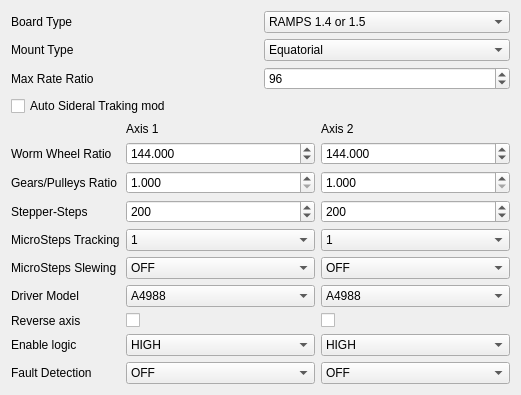
        <widget class="QWidget" name="general_tab">
         <attribute name="title">
          <string>General</string>
         </attribute>
         <layout class="QVBoxLayout" name="verticalLayout_6">
          <item>
           <layout class="QHBoxLayout" name="horizontalLayout_2">
            <item>
             <widget class="QLabel" name="label_8">
              <property name="text">
               <string>Board Type</string>
              </property>
             </widget>
            </item>
            <item>
             <widget class="QComboBox" name="board_combo">
              <item>
               <property name="text">
                <string>RAMPS 1.4 or 1.5</string>
               </property>
              </item>
              <item>
               <property name="text">
                <string>MiniPCB (2 axis)</string>
               </property>
              </item>
              <item>
               <property name="text">
                <string>MaxPCB (4 axis)</string>
               </property>
              </item>
              <item>
               <property name="text">
                <string>STM32F1</string>
               </property>
              </item>
              <item>
               <property name="text">
                <string>TivaC</string>
               </property>
              </item>
              <item>
               <property name="text">
                <string>Classic</string>
               </property>
              </item>
              <item>
               <property name="text">
                <string>Mega2560 Alternate</string>
               </property>
              </item>
              <item>
               <property name="text">
                <string>Custom</string>
               </property>
              </item>
             </widget>
            </item>
           </layout>
          </item>
          <item>
           <layout class="QHBoxLayout" name="horizontalLayout">
            <item>
             <widget class="QLabel" name="label_7">
              <property name="text">
               <string>Mount Type</string>
              </property>
             </widget>
            </item>
            <item>
             <widget class="QComboBox" name="mount_combo">
              <item>
               <property name="text">
                <string>Equatorial</string>
               </property>
              </item>
              <item>
               <property name="text">
                <string>Alt-Azimuth</string>
               </property>
              </item>
              <item>
               <property name="text">
                <string>Fork</string>
               </property>
              </item>
             </widget>
            </item>
           </layout>
          </item>
          <item>
           <layout class="QHBoxLayout" name="horizontalLayout_3">
            <item>
             <widget class="QLabel" name="label_10">
              <property name="text">
               <string>Max Rate Ratio</string>
              </property>
             </widget>
            </item>
            <item>
             <widget class="QSpinBox" name="maxrate_spin">
              <property name="maximum">
               <number>256</number>
              </property>
              <property name="value">
               <number>96</number>
              </property>
             </widget>
            </item>
           </layout>
          </item>
          <item>
           <layout class="QHBoxLayout" name="horizontalLayout_5">
            <item>
             <widget class="QCheckBox" name="auto_sid_tracking_checkBox">
              <property name="text">
               <string>Auto Sideral Traking mod</string>
              </property>
             </widget>
            </item>
           </layout>
          </item>
          <item>
           <layout class="QGridLayout" name="gridLayout">
            <item row="5" column="2">
             <widget class="QComboBox" name="axis2_mod_combo">
              <item>
               <property name="text">
                <string>OFF</string>
               </property>
              </item>
              <item>
               <property name="text">
                <string>1</string>
               </property>
              </item>
              <item>
               <property name="text">
                <string>2</string>
               </property>
              </item>
              <item>
               <property name="text">
                <string>4</string>
               </property>
              </item>
              <item>
               <property name="text">
                <string>8</string>
               </property>
              </item>
              <item>
               <property name="text">
                <string>16</string>
               </property>
              </item>
              <item>
               <property name="text">
                <string>32</string>
               </property>
              </item>
              <item>
               <property name="text">
                <string>64</string>
               </property>
              </item>
              <item>
               <property name="text">
                <string>128</string>
               </property>
              </item>
              <item>
               <property name="text">
                <string>256</string>
               </property>
              </item>
             </widget>
            </item>
            <item row="1" column="0">
             <widget class="QLabel" name="label_3">
              <property name="text">
               <string>Worm Wheel Ratio</string>
              </property>
             </widget>
            </item>
            <item row="5" column="1">
             <widget class="QComboBox" name="axis1_mod_combo">
              <item>
               <property name="text">
                <string>OFF</string>
               </property>
              </item>
              <item>
               <property name="text">
                <string>1</string>
               </property>
              </item>
              <item>
               <property name="text">
                <string>2</string>
               </property>
              </item>
              <item>
               <property name="text">
                <string>4</string>
               </property>
              </item>
              <item>
               <property name="text">
                <string>8</string>
               </property>
              </item>
              <item>
               <property name="text">
                <string>16</string>
               </property>
              </item>
              <item>
               <property name="text">
                <string>32</string>
               </property>
              </item>
              <item>
               <property name="text">
                <string>64</string>
               </property>
              </item>
              <item>
               <property name="text">
                <string>128</string>
               </property>
              </item>
              <item>
               <property name="text">
                <string>256</string>
               </property>
              </item>
             </widget>
            </item>
            <item row="6" column="1">
             <widget class="QComboBox" name="axis1_driver_combo">
              <item>
               <property name="text">
                <string>A4988</string>
               </property>
              </item>
              <item>
               <property name="text">
                <string>DRV8825</string>
               </property>
              </item>
              <item>
               <property name="text">
                <string>LV8729 or RAPS128</string>
               </property>
              </item>
              <item>
               <property name="text">
                <string>TMC2208</string>
               </property>
              </item>
              <item>
               <property name="text">
                <string>TMC2130</string>
               </property>
              </item>
              <item>
               <property name="text">
                <string>TMC2130 (Quiet)</string>
               </property>
              </item>
              <item>
               <property name="text">
                <string>TMC2130 (VQuiet)</string>
               </property>
              </item>
              <item>
               <property name="text">
                <string>TMC2130 (Quiet, LowPWR)</string>
               </property>
              </item>
              <item>
               <property name="text">
                <string>TMC2130 (VQuiet, LowPWR)</string>
               </property>
              </item>
             </widget>
            </item>
            <item row="2" column="1">
             <widget class="QDoubleSpinBox" name="axis1_gear_spindouble">
              <property name="decimals">
               <number>3</number>
              </property>
              <property name="minimum">
               <double>1.000000000000000</double>
              </property>
              <property name="maximum">
               <double>99999.990000000005239</double>
              </property>
             </widget>
            </item>
            <item row="1" column="1">
             <widget class="QDoubleSpinBox" name="axis1_worm_spindouble">
              <property name="decimals">
               <number>3</number>
              </property>
              <property name="minimum">
               <double>1.000000000000000</double>
              </property>
              <property name="maximum">
               <double>99999.990000000005239</double>
              </property>
              <property name="value">
               <double>144.000000000000000</double>
              </property>
             </widget>
            </item>
            <item row="6" column="2">
             <widget class="QComboBox" name="axis2_driver_combo">
              <item>
               <property name="text">
                <string>A4988</string>
               </property>
              </item>
              <item>
               <property name="text">
                <string>DRV8825</string>
               </property>
              </item>
              <item>
               <property name="text">
                <string>LV8729 or RAPS128</string>
               </property>
              </item>
              <item>
               <property name="text">
                <string>TMC2208</string>
               </property>
              </item>
              <item>
               <property name="text">
                <string>TMC2130</string>
               </property>
              </item>
              <item>
               <property name="text">
                <string>TMC2130 (Quiet)</string>
               </property>
              </item>
              <item>
               <property name="text">
                <string>TMC2130 (VQuiet)</string>
               </property>
              </item>
              <item>
               <property name="text">
                <string>TMC2130 (Quiet, LowPWR)</string>
               </property>
              </item>
              <item>
               <property name="text">
                <string>TMC2130 (VQuiet, LowPWR)</string>
               </property>
              </item>
             </widget>
            </item>
            <item row="1" column="2">
             <widget class="QDoubleSpinBox" name="axis2_worm_spindouble">
              <property name="decimals">
               <number>3</number>
              </property>
              <property name="minimum">
               <double>1.000000000000000</double>
              </property>
              <property name="maximum">
               <double>99999.990000000005239</double>
              </property>
              <property name="value">
               <double>144.000000000000000</double>
              </property>
             </widget>
            </item>
            <item row="2" column="0">
             <widget class="QLabel" name="label_4">
              <property name="text">
               <string>Gears/Pulleys Ratio</string>
              </property>
             </widget>
            </item>
            <item row="7" column="1">
             <widget class="QCheckBox" name="axis1_reverse_checkBox">
              <property name="text">
               <string/>
              </property>
             </widget>
            </item>
            <item row="2" column="2">
             <widget class="QDoubleSpinBox" name="axis2_gear_spindouble">
              <property name="decimals">
               <number>3</number>
              </property>
              <property name="minimum">
               <double>1.000000000000000</double>
              </property>
              <property name="maximum">
               <double>99999.990000000005239</double>
              </property>
              <property name="value">
               <double>1.000000000000000</double>
              </property>
             </widget>
            </item>
            <item row="0" column="1">
             <widget class="QLabel" name="label">
              <property name="text">
               <string>Axis 1</string>
              </property>
             </widget>
            </item>
            <item row="4" column="2">
             <widget class="QComboBox" name="axis2_micro_combo">
              <item>
               <property name="text">
                <string>1</string>
               </property>
              </item>
              <item>
               <property name="text">
                <string>2</string>
               </property>
              </item>
              <item>
               <property name="text">
                <string>4</string>
               </property>
              </item>
              <item>
               <property name="text">
                <string>8</string>
               </property>
              </item>
              <item>
               <property name="text">
                <string>16</string>
               </property>
              </item>
              <item>
               <property name="text">
                <string>32</string>
               </property>
              </item>
              <item>
               <property name="text">
                <string>64</string>
               </property>
              </item>
              <item>
               <property name="text">
                <string>128</string>
               </property>
              </item>
              <item>
               <property name="text">
                <string>256</string>
               </property>
              </item>
             </widget>
            </item>
            <item row="3" column="0">
             <widget class="QLabel" name="label_5">
              <property name="text">
               <string>Stepper-Steps</string>
              </property>
             </widget>
            </item>
            <item row="4" column="0">
             <widget class="QLabel" name="label_6">
              <property name="text">
               <string>MicroSteps Tracking</string>
              </property>
             </widget>
            </item>
            <item row="0" column="2">
             <widget class="QLabel" name="label_2">
              <property name="text">
               <string>Axis 2</string>
              </property>
             </widget>
            </item>
            <item row="5" column="0">
             <widget class="QLabel" name="label_11">
              <property name="text">
               <string>MicroSteps Slewing</string>
              </property>
             </widget>
            </item>
            <item row="7" column="0">
             <widget class="QLabel" name="label_25">
              <property name="text">
               <string>Reverse axis</string>
              </property>
             </widget>
            </item>
            <item row="7" column="2">
             <widget class="QCheckBox" name="axis2_reverse_checkBox">
              <property name="text">
               <string/>
              </property>
             </widget>
            </item>
            <item row="6" column="0">
             <widget class="QLabel" name="label_12">
              <property name="text">
               <string>Driver Model</string>
              </property>
             </widget>
            </item>
            <item row="8" column="1">
             <widget class="QComboBox" name="axis1_enable_comboBox">
              <item>
               <property name="text">
                <string>HIGH</string>
               </property>
              </item>
              <item>
               <property name="text">
                <string>LOW</string>
               </property>
              </item>
             </widget>
            </item>
            <item row="8" column="2">
             <widget class="QComboBox" name="axis2_enable_comboBox">
              <item>
               <property name="text">
                <string>HIGH</string>
               </property>
              </item>
              <item>
               <property name="text">
                <string>LOW</string>
               </property>
              </item>
             </widget>
            </item>
            <item row="8" column="0">
             <widget class="QLabel" name="label_26">
              <property name="text">
               <string>Enable logic</string>
              </property>
             </widget>
            </item>
            <item row="9" column="0">
             <widget class="QLabel" name="label_27">
              <property name="text">
               <string>Fault Detection </string>
              </property>
             </widget>
            </item>
            <item row="9" column="1">
             <widget class="QComboBox" name="axis1_fault_comboBox">
              <item>
               <property name="text">
                <string>OFF</string>
               </property>
              </item>
              <item>
               <property name="text">
                <string>HIGH</string>
               </property>
              </item>
              <item>
               <property name="text">
                <string>LOW</string>
               </property>
              </item>
              <item>
               <property name="text">
                <string>TMC2130</string>
               </property>
              </item>
             </widget>
            </item>
            <item row="9" column="2">
             <widget class="QComboBox" name="axis2_fault_comboBox">
              <item>
               <property name="text">
                <string>OFF</string>
               </property>
              </item>
              <item>
               <property name="text">
                <string>HIGH</string>
               </property>
              </item>
              <item>
               <property name="text">
                <string>LOW</string>
               </property>
              </item>
              <item>
               <property name="text">
                <string>TMC2130</string>
               </property>
              </item>
             </widget>
            </item>
            <item row="4" column="1">
             <widget class="QComboBox" name="axis1_micro_combo">
              <item>
               <property name="text">
                <string>1</string>
               </property>
              </item>
              <item>
               <property name="text">
                <string>2</string>
               </property>
              </item>
              <item>
               <property name="text">
                <string>4</string>
               </property>
              </item>
              <item>
               <property name="text">
                <string>8</string>
               </property>
              </item>
              <item>
               <property name="text">
                <string>16</string>
               </property>
              </item>
              <item>
               <property name="text">
                <string>32</string>
               </property>
              </item>
              <item>
               <property name="text">
                <string>64</string>
               </property>
              </item>
              <item>
               <property name="text">
                <string>128</string>
               </property>
              </item>
              <item>
               <property name="text">
                <string>256</string>
               </property>
              </item>
             </widget>
            </item>
            <item row="3" column="2">
             <widget class="QSpinBox" name="axis1_motor_spin">
              <property name="maximum">
               <number>100000</number>
              </property>
              <property name="value">
               <number>200</number>
              </property>
             </widget>
            </item>
            <item row="3" column="1">
             <widget class="QSpinBox" name="axis2_motor_spin">
              <property name="maximum">
               <number>100000</number>
              </property>
              <property name="value">
               <number>200</number>
              </property>
             </widget>
            </item>
           </layout>
          </item>
         </layout>
        </widget>
